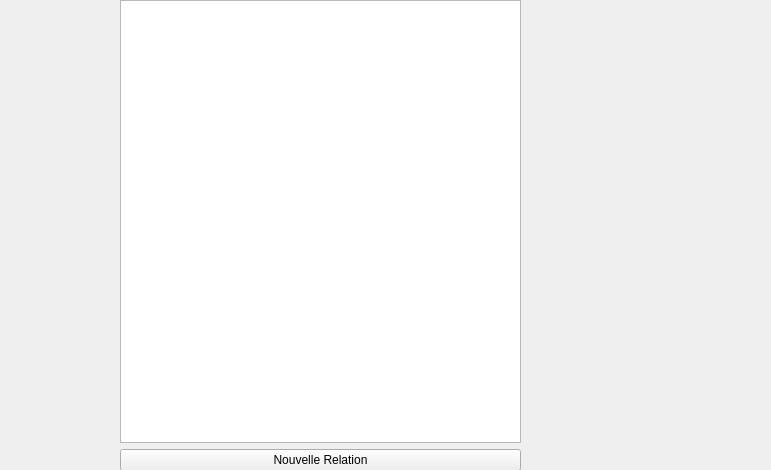
<?xml version="1.0" encoding="UTF-8"?>
<ui version="4.0">
 <class>RelationEditor</class>
 <widget class="QWidget" name="RelationEditor">
  <property name="geometry">
   <rect>
    <x>0</x>
    <y>0</y>
    <width>771</width>
    <height>470</height>
   </rect>
  </property>
  <property name="windowTitle">
   <string>Form</string>
  </property>
  <widget class="QWidget" name="gridLayoutWidget">
   <property name="geometry">
    <rect>
     <x>120</x>
     <y>0</y>
     <width>401</width>
     <height>471</height>
    </rect>
   </property>
   <layout class="QGridLayout" name="gridLayout">
    <item row="1" column="0">
     <widget class="QPushButton" name="pushButton">
      <property name="text">
       <string>Nouvelle Relation</string>
      </property>
     </widget>
    </item>
    <item row="0" column="0">
     <widget class="QListWidget" name="listWidget"/>
    </item>
   </layout>
  </widget>
 </widget>
 <resources/>
 <connections/>
</ui>
